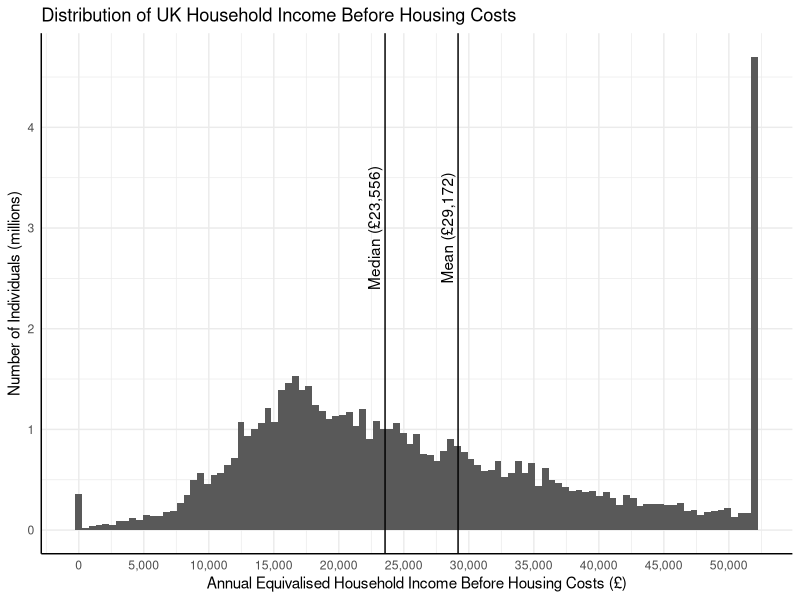
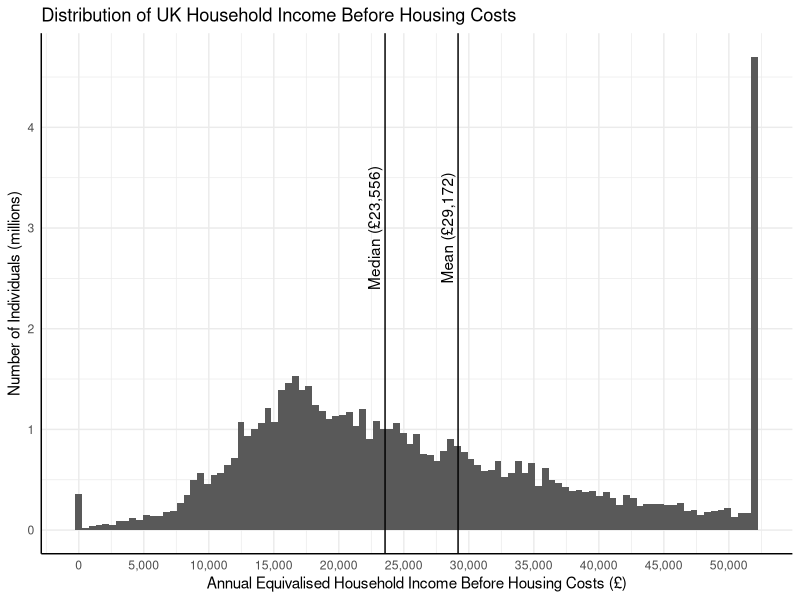

These figures' R source, in order:
IncomeDistribution <- structure(list(BHCAIncome = c(0L, 520L, 1040L, 1560L, 2080L, 
2600L, 3120L, 3640L, 4160L, 4680L, 5200L, 5720L, 6240L, 6760L, 
7280L, 7800L, 8320L, 8840L, 9360L, 9880L, 10400L, 10920L, 11440L, 
11960L, 12480L, 13000L, 13520L, 14040L, 14560L, 15080L, 15600L, 
16120L, 16640L, 17160L, 17680L, 18200L, 18720L, 19240L, 19760L, 
20280L, 20800L, 21320L, 21840L, 22360L, 22880L, 23400L, 23920L, 
24440L, 24960L, 25480L, 26000L, 26520L, 27040L, 27560L, 28080L, 
28600L, 29120L, 29640L, 30160L, 30680L, 31200L, 31720L, 32240L, 
32760L, 33280L, 33800L, 34320L, 34840L, 35360L, 35880L, 36400L, 
36920L, 37440L, 37960L, 38480L, 39000L, 39520L, 40040L, 40560L, 
41080L, 41600L, 42120L, 42640L, 43160L, 43680L, 44200L, 44720L, 
45240L, 45760L, 46280L, 46800L, 47320L, 47840L, 48360L, 48880L, 
49400L, 49920L, 50440L, 50960L, 51480L, 52000L), Individuals = c(0.360378, 
0.02452, 0.039104, 0.050964, 0.061447, 0.048957, 0.089287, 0.085337, 
0.119157, 0.099424, 0.144754, 0.142813, 0.136721, 0.175189, 0.189045, 
0.272185, 0.349904, 0.495677, 0.565412, 0.455554, 0.544273, 0.568053, 
0.643447, 0.715425, 1.069935, 0.931515, 1.006107, 1.060482, 1.21439, 
1.074727, 1.391847, 1.46447, 1.526836, 1.393322, 1.42751, 1.245144, 
1.182038, 1.107841, 1.134082, 1.140441, 1.172731, 1.038517, 1.198316, 
0.90615, 1.08742, 1.008237, 1.001697, 1.061595, 0.961196, 0.857763, 
0.953607, 0.753164, 0.748438, 0.684676, 0.789905, 0.909458, 0.839949, 
0.779309, 0.704792, 0.649712, 0.589338, 0.596904, 0.690517, 0.531486, 
0.567959, 0.68598, 0.56461, 0.670507, 0.436732, 0.618818, 0.497315, 
0.471563, 0.426592, 0.386329, 0.40068, 0.37541, 0.39191, 0.341874, 
0.374496, 0.313639, 0.245053, 0.351542, 0.313893, 0.238819, 0.258795, 
0.254356, 0.254996, 0.244209, 0.248016, 0.272274, 0.191026, 0.201729, 
0.15425, 0.184335, 0.185607, 0.201346, 0.220928, 0.131583, 0.166179, 
0.171408, 4.7)), .Names = c("BHCAIncome", "Individuals"), class = "data.frame", row.names = c(NA, 
-101L))

library(ggplot2)
library(scales)

data.label <- data.frame(x = c(23556,29172), label = c("Median (£23,556)\n","Mean (£29,172)\n"))

ggplot(data=IncomeDistribution,aes(x=BHCAIncome, y=Individuals)) +
	geom_bar(stat="identity",width=520) +
	labs(x="Annual Equivalised Household Income Before Housing Costs (£)", y="Number of Individuals (millions)", title="Distribution of UK Household Income Before Housing Costs") +
	theme_minimal() +
	theme(axis.line = element_line(size = 0.5, linetype = "solid",colour = "black")) +
	scale_x_continuous(breaks=c(seq(from=0,to=52000,by=5000)),labels=comma) +
	geom_vline(xintercept = data.label$x) +
	geom_text(data = data.label,aes(x=x, label=label,angle=90, y=3))

ggsave(file="IncomeDistribution.pdf", width=7, height=5)